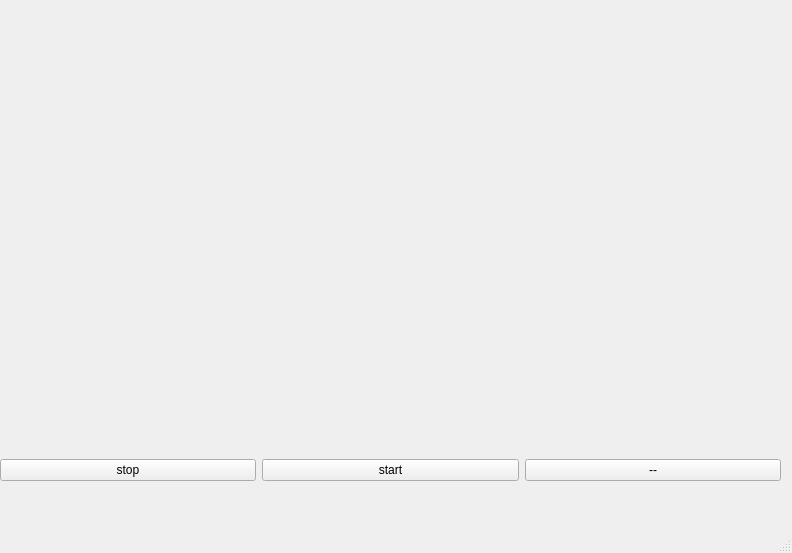
<?xml version="1.0" encoding="UTF-8"?>
<ui version="4.0">
 <class>MainWindow</class>
 <widget class="QMainWindow" name="MainWindow">
  <property name="geometry">
   <rect>
    <x>0</x>
    <y>0</y>
    <width>792</width>
    <height>553</height>
   </rect>
  </property>
  <property name="windowTitle">
   <string>MainWindow</string>
  </property>
  <widget class="QWidget" name="centralwidget">
   <widget class="QWidget" name="horizontalLayoutWidget">
    <property name="geometry">
     <rect>
      <x>0</x>
      <y>440</y>
      <width>781</width>
      <height>61</height>
     </rect>
    </property>
    <layout class="QHBoxLayout" name="horizontalLayout">
     <item>
      <widget class="QPushButton" name="wg_stop">
       <property name="text">
        <string>stop</string>
       </property>
      </widget>
     </item>
     <item>
      <widget class="QPushButton" name="wg_start">
       <property name="text">
        <string>start</string>
       </property>
      </widget>
     </item>
     <item>
      <widget class="QPushButton" name="pushButton_3">
       <property name="text">
        <string>--</string>
       </property>
      </widget>
     </item>
    </layout>
   </widget>
   <widget class="QWidget" name="wg_cam" native="true">
    <property name="geometry">
     <rect>
      <x>18</x>
      <y>8</y>
      <width>761</width>
      <height>391</height>
     </rect>
    </property>
   </widget>
  </widget>
  <widget class="QMenuBar" name="menubar">
   <property name="geometry">
    <rect>
     <x>0</x>
     <y>0</y>
     <width>792</width>
     <height>22</height>
    </rect>
   </property>
  </widget>
  <widget class="QStatusBar" name="statusbar"/>
 </widget>
 <resources/>
 <connections/>
</ui>
